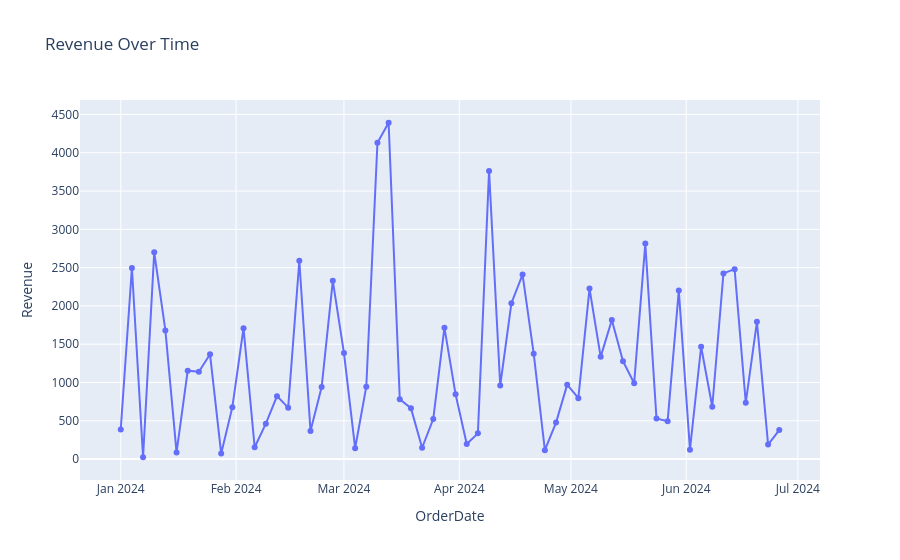

The code cell stored with this chart in its notebook:
### Code cell
fig = px.line(daily , x='OrderDate' , y='Revenue' , title='Revenue Over Time', markers = True)
fig.show()
